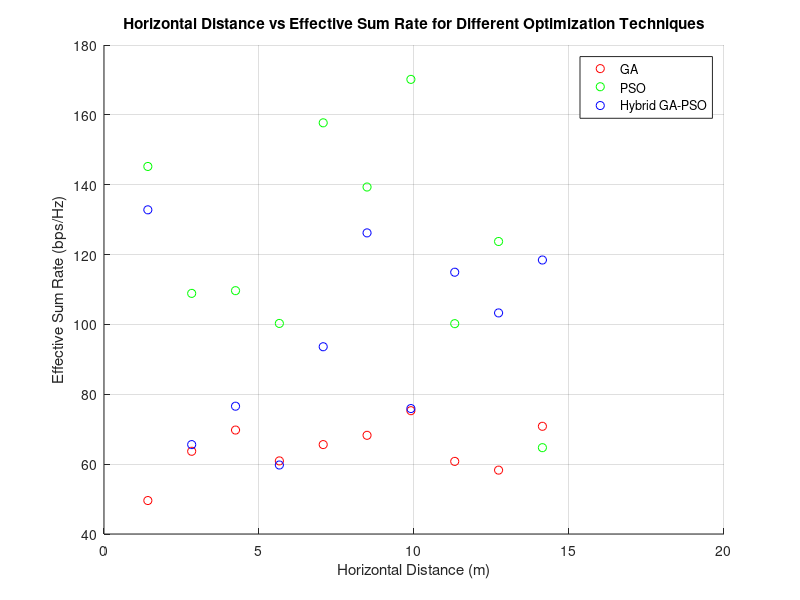

Write the MATLAB code that produced this figure.
%% Real-Time Optimization with GA, PSO, and Hybrid GA-PSO
clear; clc; close all;

% Constants
rng(222); % Ensure reproducibility
c = 299792458; % Speed of light in m/s
frequency = 28e9; % Frequency in mmWave band (28 GHz)
wavelength = c / frequency; % Wavelength calculation

% Parameters
numUsers = 10; % Number of users
N_BS = 8; % Number of base station antennas
N_RIS = 64; % Number of RIS elements
BS_location = [0, 0, 10]; % Fixed Base Station location
RIS_location = [5, 0, 5]; % Fixed RIS location
maxBounds = [10, 10, 10]; % Space boundaries (x, y, z)
sigma2 = 1e-9; % Noise power (W)
P_BS_max = 10; % Power budget at BS (Watts)
quantization_levels = 4; % Number of RIS phase quantization levels

% RIS Element Layout (Uniform Planar Array)
RIS_spacing = wavelength / 2; % Element spacing (half wavelength)
N_RIS_sqrt = sqrt(N_RIS); % Assume square UPA
[ris_x, ris_y] = meshgrid(0:N_RIS_sqrt-1, 0:N_RIS_sqrt-1);
ris_x = RIS_spacing * (ris_x(:) - mean(ris_x(:))); % X-coordinates
ris_y = RIS_spacing * (ris_y(:) - mean(ris_y(:))); % Y-coordinates
RIS_positions = RIS_location + [ris_x, ris_y, zeros(N_RIS, 1)]; % 3D positions of RIS elements

% User Locations and Mobility
userLocations = rand(numUsers, 3) .* maxBounds; % Initial user locations
userVelocities = (rand(numUsers, 3) - 0.5) * 0.2; % Random velocities

%% Functions
% Path Loss
function PL = path_loss(d, wavelength)
    PL = (wavelength / (4 * pi * d))^2; % Linear scale
end

% Generate Channels with Rician Fading
function [H_BS_RIS, H_RIS_Users, H_BS_Users] = generate_channels(userLocations, RIS_positions, BS_location, N_BS, N_RIS, numUsers, wavelength, K_factor)
    LOS_component = 1; % Line-of-sight
    NLOS_component = sqrt(1 / (1 + K_factor));

    H_BS_RIS = zeros(N_RIS, N_BS);
    H_RIS_Users = zeros(numUsers, N_RIS);
    H_BS_Users = zeros(numUsers, N_BS);

    % BS ↔ RIS channel
    for i = 1:N_RIS
        d_BS_RIS = norm(RIS_positions(i, :) - BS_location);
        PL_BS_RIS = path_loss(d_BS_RIS, wavelength);
        H_BS_RIS(i, :) = sqrt(PL_BS_RIS) * (LOS_component + NLOS_component * (randn(1, N_BS) + 1j * randn(1, N_BS))) / sqrt(2);
    end

    % RIS ↔ Users channel
    for k = 1:numUsers
        for i = 1:N_RIS
            d_RIS_User = norm(userLocations(k, :) - RIS_positions(i, :));
            PL_RIS_User = path_loss(d_RIS_User, wavelength);
            H_RIS_Users(k, i) = sqrt(PL_RIS_User) * (LOS_component + NLOS_component * (randn + 1j * randn)) / sqrt(2);
        end
    end

    % BS ↔ Users channel
    for k = 1:numUsers
        d_BS_User = norm(userLocations(k, :) - BS_location);
        PL_BS_User = path_loss(d_BS_User, wavelength);
        H_BS_Users(k, :) = sqrt(PL_BS_User) * (LOS_component + NLOS_component * (randn(1, N_BS) + randn(1, N_BS) * 1j)) / sqrt(2);
    end
end

% Achievable Sum Rate
function R = compute_sum_rate(w, theta, H_BS_RIS, H_RIS_Users, H_BS_Users, sigma2)
    numUsers = size(H_RIS_Users, 1);
    R = 0;
    for k = 1:numUsers
        h_eff = H_BS_Users(k, :) * w + H_RIS_Users(k, :) * diag(exp(1j * theta)) * H_BS_RIS * w;
        signal_power = abs(h_eff)^2;
        SINR = signal_power / sigma2;
        R = R + log2(1 + SINR);
    end
end

% Quantize RIS Phases
function quantized_theta = quantize_phases(theta, quantization_levels)
    step_size = 2 * pi / quantization_levels;
    quantized_theta = step_size * round(theta / step_size);
end

% Genetic Algorithm (GA) Optimization
function [optimized_w, optimized_theta, fitness_log] = optimize_ga(H_BS_RIS, H_RIS_Users, H_BS_Users, N_BS, N_RIS, P_BS_max, sigma2, maxGenerations, popSize, quantization_levels)
    % Initialize Population
    population_w = randn(N_BS, popSize) + 1j * randn(N_BS, popSize); % Random beamforming
    population_theta = 2 * pi * rand(N_RIS, popSize); % Random RIS phase shifts

    fitness_log = zeros(1, maxGenerations); % Track fitness per generation

    % GA Optimization Loop
    for gen = 1:maxGenerations
        % Fitness Evaluation
        fitness = zeros(1, popSize);
        for i = 1:popSize
            w = sqrt(P_BS_max) * population_w(:, i) / norm(population_w(:, i)); % Normalize power
            theta = quantize_phases(population_theta(:, i), quantization_levels); % Quantize RIS phases
            fitness(i) = compute_sum_rate(w, theta, H_BS_RIS, H_RIS_Users, H_BS_Users, sigma2);
        end
        fitness_log(gen) = max(fitness); % Log best fitness

        % Selection: Keep the top half of the population
        [~, idx] = sort(fitness, 'descend');
        top_w = population_w(:, idx(1:popSize / 2));
        top_theta = population_theta(:, idx(1:popSize / 2));

        % Crossover and Mutation
        new_population_w = top_w;
        new_population_theta = top_theta;
        for i = 1:(popSize / 2)
            p1 = randi(size(top_w, 2));
            p2 = randi(size(top_w, 2));
            child_w = (top_w(:, p1) + top_w(:, p2)) / 2;
            child_theta = mean([top_theta(:, p1), top_theta(:, p2)], 2);
            new_population_w(:, end + 1) = child_w;
            new_population_theta(:, end + 1) = child_theta;
        end
        % Apply Mutation
        mutation_rate = 0.1; % Probability of mutation
        mutation_indices = rand(size(new_population_theta)) < mutation_rate;
        new_population_theta(mutation_indices) = 2 * pi * rand(sum(mutation_indices(:)), 1);

        population_w = new_population_w(:, 1:popSize); % Trim population
        population_theta = new_population_theta(:, 1:popSize);
    end
    [~, best_idx] = max(fitness);
    optimized_w = population_w(:, best_idx);
    optimized_theta = quantize_phases(population_theta(:, best_idx), quantization_levels);
end

% Particle Swarm Optimization (PSO) Optimization
function [optimized_w, optimized_theta] = optimize_pso(H_BS_RIS, H_RIS_Users, H_BS_Users, N_BS, N_RIS, P_BS_max, sigma2, maxIterations, swarmSize, quantization_levels)
    % Initialize PSO Parameters
    w_max = 0.9; w_min = 0.4; % Inertia weights
    c1 = 2; c2 = 2; % Cognitive and social coefficients
    positions_w = randn(N_BS, swarmSize) + 1j * randn(N_BS, swarmSize); % Random positions for beamforming
    velocities_w = randn(N_BS, swarmSize) * 0.1; % Initial velocities
    positions_theta = 2 * pi * rand(N_RIS, swarmSize); % Random RIS phases
    velocities_theta = randn(N_RIS, swarmSize) * 0.1; % Initial velocities
    
    pbest_w = positions_w; % Personal best positions for beamforming
    pbest_theta = positions_theta; % Personal best for RIS phases
    pbest_fitness = zeros(1, swarmSize); % Personal best fitness
    gbest_w = zeros(N_BS, 1); % Global best position
    gbest_theta = zeros(N_RIS, 1); % Global best phase shifts
    gbest_fitness = -Inf; % Initial global best fitness
    
    % PSO Optimization Loop
    for iter = 1:maxIterations
        for i = 1:swarmSize
            w = sqrt(P_BS_max) * positions_w(:, i) / norm(positions_w(:, i)); % Normalize power
            theta = quantize_phases(positions_theta(:, i), quantization_levels); % Quantize RIS phases
            fitness = compute_sum_rate(w, theta, H_BS_RIS, H_RIS_Users, H_BS_Users, sigma2);

            % Update Personal Best
            if fitness > pbest_fitness(i)
                pbest_fitness(i) = fitness;
                pbest_w(:, i) = positions_w(:, i);
                pbest_theta(:, i) = positions_theta(:, i);
            end

            % Update Global Best
            if fitness > gbest_fitness
                gbest_fitness = fitness;
                gbest_w = positions_w(:, i);
                gbest_theta = positions_theta(:, i);
            end
        end

        % Update Velocities and Positions
        inertia_w = w_max - (w_max - w_min) * iter / maxIterations;
        for i = 1:swarmSize
            velocities_w(:, i) = inertia_w * velocities_w(:, i) + ...
                c1 * rand() * (pbest_w(:, i) - positions_w(:, i)) + ...
                c2 * rand() * (gbest_w - positions_w(:, i));
            positions_w(:, i) = positions_w(:, i) + velocities_w(:, i);
            
            velocities_theta(:, i) = inertia_w * velocities_theta(:, i) + ...
                c1 * rand() * (pbest_theta(:, i) - positions_theta(:, i)) + ...
                c2 * rand() * (gbest_theta - positions_theta(:, i));
            positions_theta(:, i) = positions_theta(:, i) + velocities_theta(:, i);
        end
    end

    optimized_w = gbest_w;
    optimized_theta = gbest_theta;
end

% Hybrid GA-PSO Optimization
function [optimized_w, optimized_theta] = optimize_ga_pso(H_BS_RIS, H_RIS_Users, H_BS_Users, N_BS, N_RIS, P_BS_max, sigma2, maxGenerations, popSize, quantization_levels)
    % GA phase
    [ga_w, ga_theta, ~] = optimize_ga(H_BS_RIS, H_RIS_Users, H_BS_Users, N_BS, N_RIS, P_BS_max, sigma2, maxGenerations, popSize, quantization_levels);

    % PSO phase
    [pso_w, pso_theta] = optimize_pso(H_BS_RIS, H_RIS_Users, H_BS_Users, N_BS, N_RIS, P_BS_max, sigma2, maxGenerations, popSize, quantization_levels);

    % Combine results from GA and PSO
    optimized_w = (ga_w + pso_w) / 2; % Averaging both solutions
    optimized_theta = (ga_theta + pso_theta) / 2;
end

%% Main loop for horizontal distance versus sum rate
% Horizontal distances for plotting
horizontal_distances = zeros(1, numUsers); % Store horizontal distances
effective_sum_rates_ga = zeros(1, numUsers); % Store effective sum rates for GA
effective_sum_rates_pso = zeros(1, numUsers); % Store effective sum rates for PSO
effective_sum_rates_hybrid = zeros(1, numUsers); % Store effective sum rates for Hybrid

for k = 1:numUsers
    userLocations(k, 1:2) = [k, k]; % Update user location for each iteration
    horizontal_distances(k) = norm(userLocations(k, 1:2)); % Calculate horizontal distance

    % Generate channels
    [H_BS_RIS, H_RIS_Users, H_BS_Users] = generate_channels(userLocations, RIS_positions, BS_location, N_BS, N_RIS, numUsers, wavelength, 10);

    % GA Optimization
    [ga_w, ga_theta, ~] = optimize_ga(H_BS_RIS, H_RIS_Users, H_BS_Users, N_BS, N_RIS, P_BS_max, sigma2, 50, 20, quantization_levels);
    effective_sum_rates_ga(k) = compute_sum_rate(ga_w, ga_theta, H_BS_RIS, H_RIS_Users, H_BS_Users, sigma2);

    % PSO Optimization
    [pso_w, pso_theta] = optimize_pso(H_BS_RIS, H_RIS_Users, H_BS_Users, N_BS, N_RIS, P_BS_max, sigma2, 50, 20, quantization_levels);
    effective_sum_rates_pso(k) = compute_sum_rate(pso_w, pso_theta, H_BS_RIS, H_RIS_Users, H_BS_Users, sigma2);

    % Hybrid GA-PSO Optimization
    [hybrid_w, hybrid_theta] = optimize_ga_pso(H_BS_RIS, H_RIS_Users, H_BS_Users, N_BS, N_RIS, P_BS_max, sigma2, 50, 20, quantization_levels);
    effective_sum_rates_hybrid(k) = compute_sum_rate(hybrid_w, hybrid_theta, H_BS_RIS, H_RIS_Users, H_BS_Users, sigma2);
end

% Plot Horizontal Distance vs Effective Sum Rate for all techniques
figure;
scatter(horizontal_distances, effective_sum_rates_ga, 'r', 'DisplayName', 'GA');
hold on;
scatter(horizontal_distances, effective_sum_rates_pso, 'g', 'DisplayName', 'PSO');
scatter(horizontal_distances, effective_sum_rates_hybrid, 'b', 'DisplayName', 'Hybrid GA-PSO');
grid on;
xlabel('Horizontal Distance (m)');
ylabel('Effective Sum Rate (bps/Hz)');
legend('show');
title('Horizontal Distance vs Effective Sum Rate for Different Optimization Techniques');
